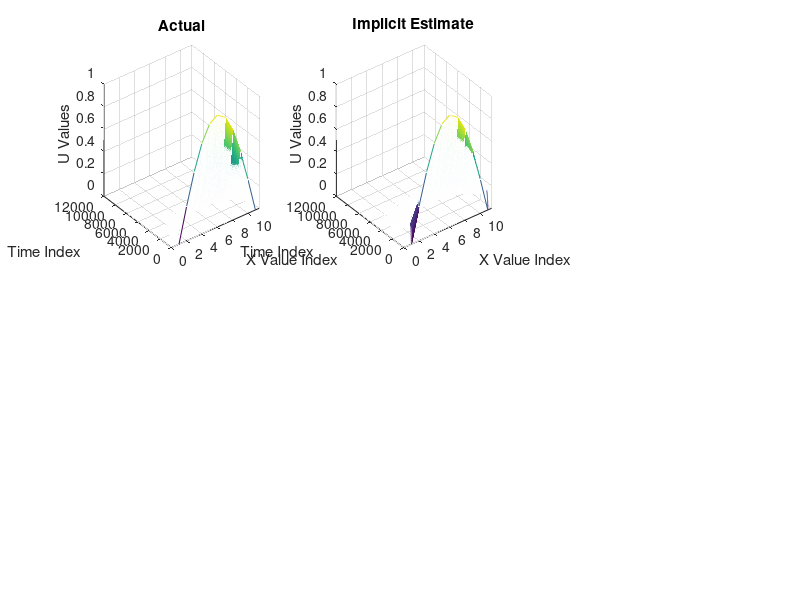

Recreate this plot in MATLAB.
clear; clc;

% Visualization of 10.6.2
Eactual = csvread('exact.csv');

Eestimate = csvread('implicitdata.csv');
%Eerror = csvread('ImplicitERROR.csv');


figure(1);
% Actual Plot 
subplot(2,3,1);
mesh(Eactual);
xlim([0 11.5]);
title('Actual');
xlabel('X Value Index');
ylabel('Time Index');
zlabel('U Values');

% Implicit Estimate Plot
subplot(2,3,2);
mesh(Eestimate);
xlim([0 11.5]);
title('Implicit Estimate');
xlabel('X Value Index');
ylabel('Time Index');
zlabel('U Values');

% % Implicit Estimate Error
% subplot(2,3,3);
% mesh(Eerror);
% xlim([0 11.5]);
% title('Implicit Error');
% xlabel('X Value Index');
% ylabel('Time Index');
% zlabel('% Error');
% 
